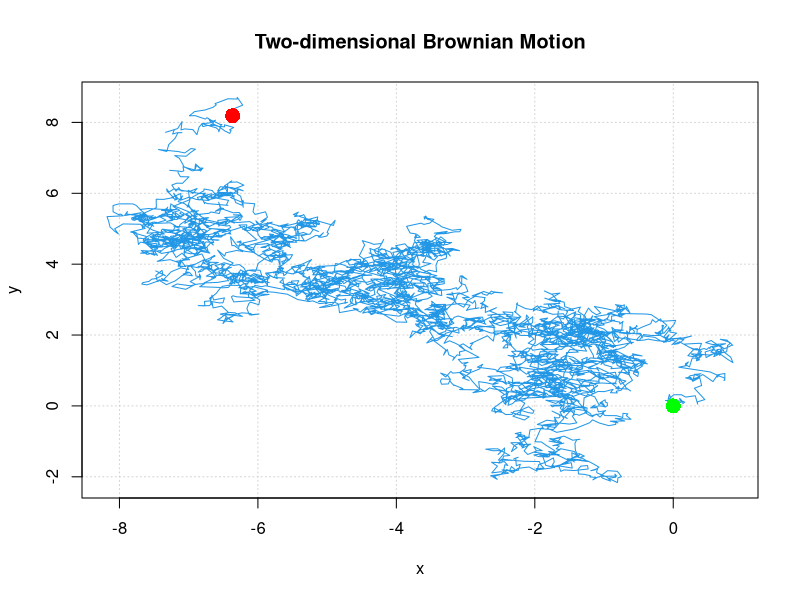

Here is the R script that generated this plot:
#2D Brownian Motion
BM <- matrix(NA, nrow=5000, ncol=2)

#specifying seed
set.seed(34885002)

#simulating two independent Brownian motions
for (j in 1:2) {
  BM[1,j] <- 0

  for (i in 2:5000) {
    BM[i,j] <- BM[i-1,j] + sqrt(0.01)*rnorm(1)
  }
}

#plotting trajectory
plot(x=BM[,1], y=BM[,2], main="Two-dimensional Brownian Motion",
     type="l", col=4, xlab="x", ylab="y", xlim=range(BM[,1]),
     ylim=range(BM[,2]), panel.first=grid())

#adding starting point
points(cbind(BM[1,1], BM[1,2]), pch=16, cex=2, col="green")

#adding ending point
points(cbind(BM[5000,1],BM[5000,2]), pch=16, cex=2, col="red")
